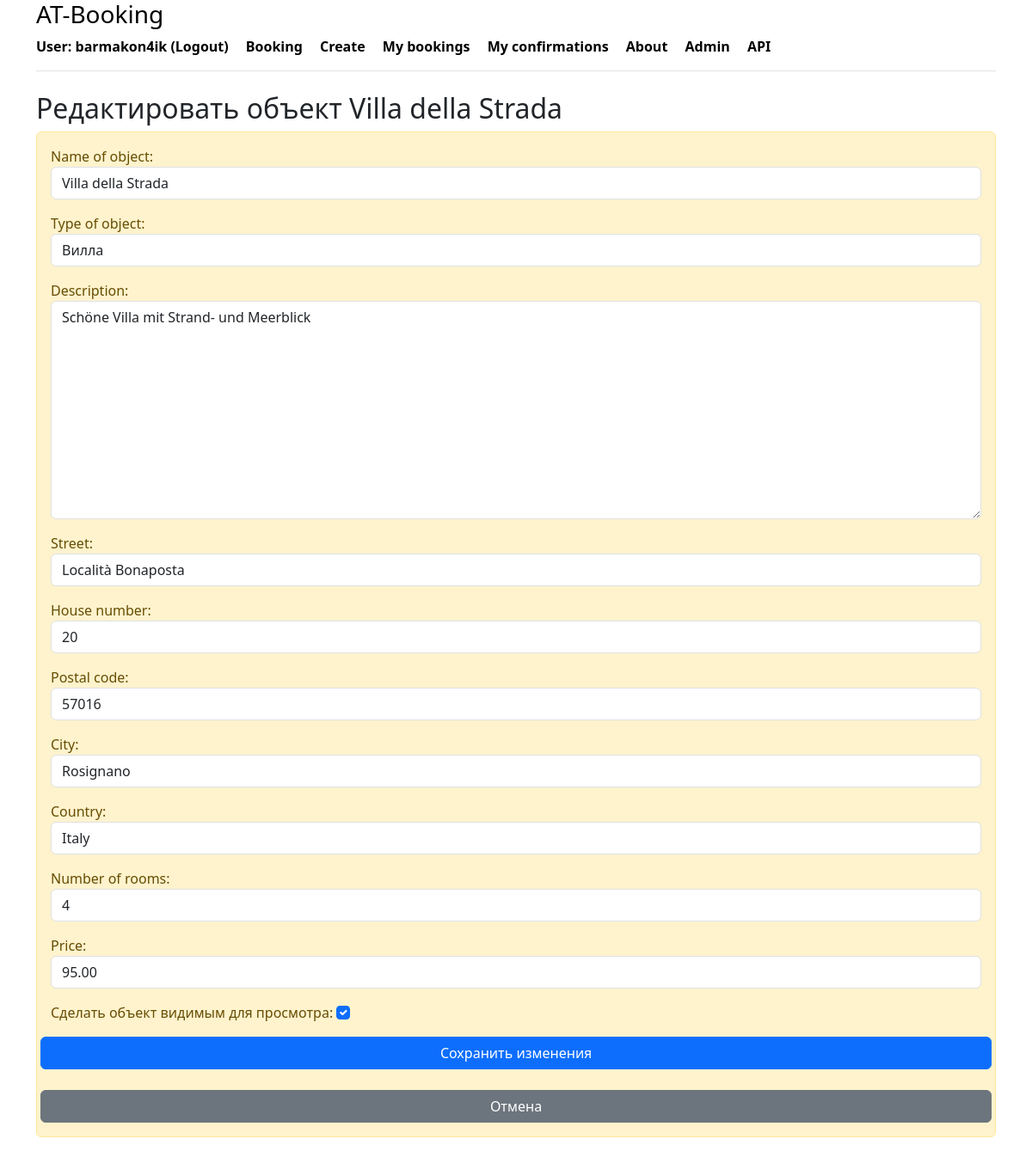
Page /housing/edit/12/ (signed in) on the earlier database version.
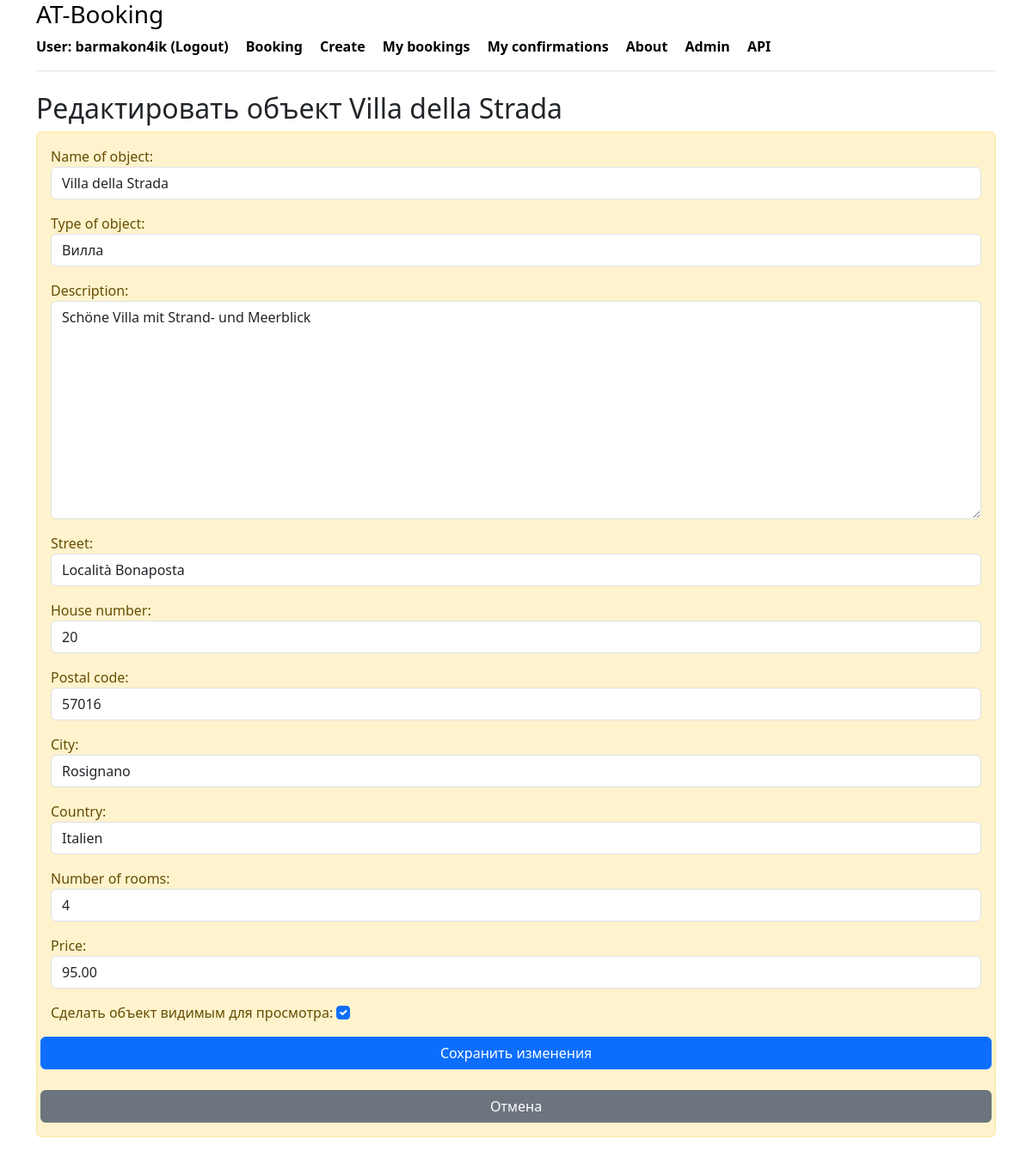
Same page on the later database version.
### booking/models.py (models this page shows, shortened)
class Housing(models.Model):
    class HousingType(models.TextChoices):
        APARTMENT = 'APARTMENT', 'Квартира'
        HOUSE = 'HOUSE', 'Дом'
        STUDIO = 'STUDIO', 'Студия'
        CASTLE = 'CASTLE', 'Замок'
        HOTEL = 'HOTEL', 'Гостиница'
        VILLA = 'VILLA', 'Вилла'
        COTTAGE = 'COTTAGE', 'Коттедж'
    name = models.CharField(_('Name of object'), max_length=100)
    type = models.CharField(
        _('Type of object'),
        max_length=20,
        choices=HousingType.choices,
        default=HousingType.APARTMENT
    )
    country = models.CharField(_('Country'), max_length=50)
    post_code = models.CharField(_('Postal code'), max_length=10)
    city = models.CharField(_('City'), max_length=50)
    street = models.CharField(_('Street'), max_length=50, null=True, blank=True)
    house_number = models.CharField(_('House number'), max_length=50, null=True, blank=True)
    rooms = models.IntegerField(_('Number of rooms'))
    description = models.TextField(_('Description'))
    price = models.DecimalField(_('Price'), max_digits=10, decimal_places=2)
    owner = models.ForeignKey(User, on_delete=models.CASCADE, related_name='owner_housings')
    is_visible = models.BooleanField(default=True)
    created_at = models.DateTimeField(auto_now_add=True)
    views = models.IntegerField(default=0)  # Поле для хранения количества просмотров
    class Meta:
        verbose_name_plural = _('housings')
        verbose_name = _('housing')
        indexes = [
            models.Index(fields=['type']),
            models.Index(fields=['price']),
        ]

### booking/views.py (the view)
# urls.py: path('housing/edit/<int:housing_id>/', edit_housing, name='edit_housing'),
@login_required
def edit_housing(request, housing_id):
    try:
        housing = get_object_or_404(Housing, id=housing_id)
        user = request.user
        if user != housing.owner and not user.is_staff:
            return HttpResponseForbidden("У вас нет прав для редактирования этого объекта.")
        if request.method == 'POST':
            form = HousingForm(request.POST, instance=housing)
            if form.is_valid():
                form.save()
                return redirect('/')  # Перенаправление на главную страницу или список объектов
        else:
            form = HousingForm(instance=housing)
        return render(request, 'booking/edit_housing.html', {
            'form': form,
            'housing': housing
        })
    except Exception as e:
        logger = logging.getLogger(__name__)
        logger.error(f"Error occurred while editing housing: {e}")
        return render(request, 'booking/error.html', {'error_message': str(e)})

### booking/templates/booking/edit_housing.html (shortened to what this page needs)
{% extends 'booking/base.html' %}
{% block content %}
    <h2>Редактировать объект {{ housing.name }}</h2>
    <div class="alert alert-warning mt-2">
        <form method="post">
            {{ form.as_p }}
            <div class="row">
                <button type="submit" class="btn btn-primary">Сохранить изменения</button>
            </div>
            <br>
            <div class="row">
                <a href="{% url 'index' %}" class="btn btn-secondary">Отмена</a>
            </div>
        </form>
    </div>
{% endblock %}

Differences in the rows shown:
changed Housing "Villa della Strada": country "Italy" → "Italien"
